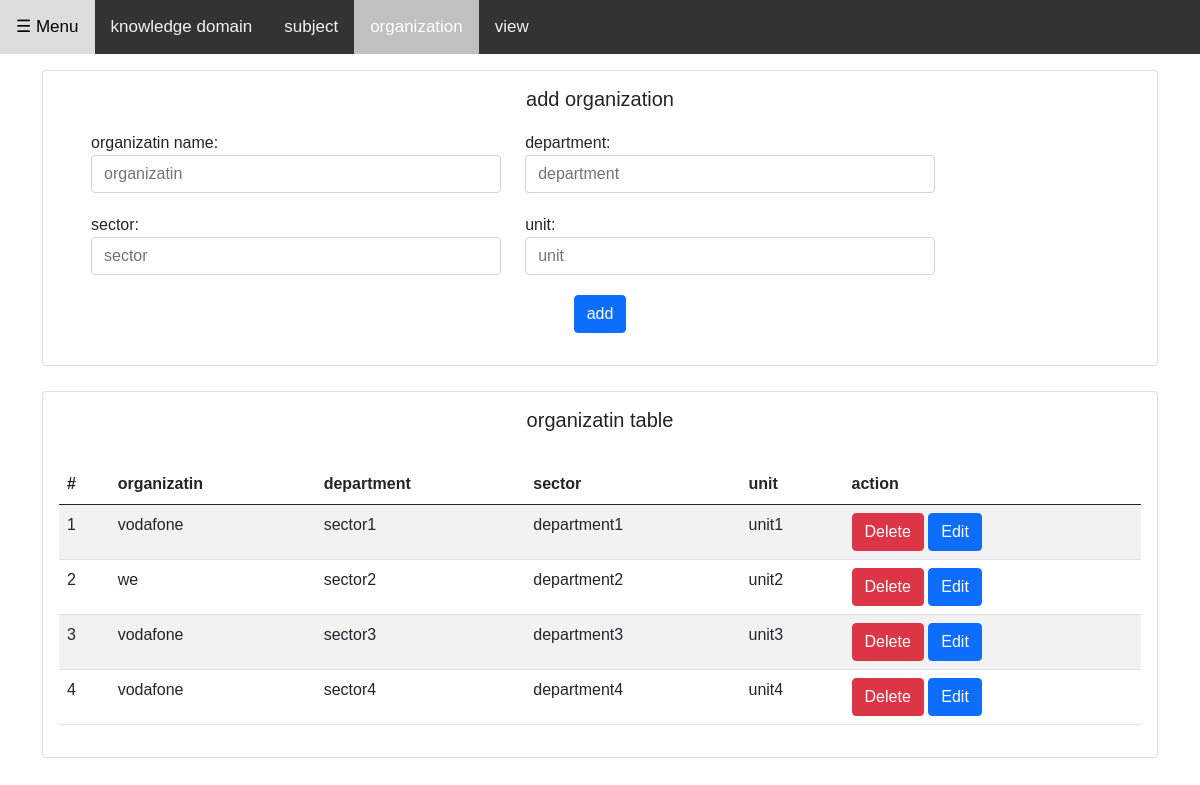
/organization, run on the app's committed database.
### tables this page shows
CREATE TABLE organization  (id INTEGER PRIMARY KEY AUTOINCREMENT, organizationName TEXT NOT NULL, sector TEXT NOT NULL, department TEXT NOT NULL, unit TEXT NOT NULL);

### app.py (the view, shortened to what this page needs)
@app.route('/organization',methods=["POST","GET"])
def organization():
    if request.method == 'GET':
        con = sqlite3.connect("data_store.db")
        cur = con.cursor()
        con.execute("create table if not exists organization  (id INTEGER PRIMARY KEY AUTOINCREMENT, organizationName TEXT NOT NULL, sector TEXT NOT NULL, department TEXT NOT NULL, unit TEXT NOT NULL)")
        org = cur.execute("select  *  from organization  ;").fetchall()
        return render_template("organization.html" , org=org  )

### templates/organization.html (shortened to what this page needs)
<!DOCTYPE html>
<html>
<head>
<link rel="stylesheet" href="{{ url_for('static', filename='css/bootstrap.css') }}">
</head>
<body>
  <div class="topnav">
    <a class="openbtn" onclick="openNav()">☰ Menu</a>
    <a  href="/setting">knowledge domain</a>
    <a   href="/subject">subject</a>
    <a class="active" href="/organization">organization</a>
    <a  href="/view">view</a>
  </div>
<div id="main">
  <div class="container">
    <div class="card" >
      <div class="card-body">
        <center> <h5 class="card-title"> add organization </h5> </center>
        <form action="/organization" method="POST">
          <div class="row top-buffer">
            <div class="col-sm-5">
              <label for="organizatin">organizatin name:</label>
              <input id="organizatin" name ="organizatin" placeholder="organizatin"   type="text" class="form-control" aria-label="Default select example"  required>
            </div>
            <div class="col-sm-5">
                <label for="department">department:</label>
                <input id="department" name ="department" placeholder="department"   type="text" class="form-control" aria-label="Default select example"  required>
            </div>
          </div>
          <div class="row top-buffer">
            <div class="col-sm-5">
                <label for="sector">sector:</label>
                <input id="sector" name ="sector" placeholder="sector"   type="text" class="form-control" aria-label="Default select example"  required>
            </div>
            <div class="col-sm-5" >
              <label for="unit">unit:</label>
              <input id="unit" name ="unit" placeholder="unit"   type="text" class="form-control" aria-label="Default select example"  required>
            </div>
          </div>
          <center><button class="btn btn-primary mb-3"  type="submit">add</button></center>
        </div>
      </div>
      <div style="padding-top:25px;">
      <div class="card"  >
        <div class="card-body">
          <center><h5 class="card-title">organizatin table</h5><br> </center>
                <table class="table table-striped">
                    <thead>
                    <tr>
                        <th>#</th>
                        <th>organizatin</th>
                        <th>department</th>
                        <th>sector</th>
                        <th>unit</th>
                        <th>action</th>
                    </tr>
                    </thead>
                    <tbody>
                    <tr>
                        {%if not  org %}
                        <td>0</td>
                        <td>none</td>
                        <td>none</td>
                        <td>none</td>
                        <td>none</td>
                        {% elif org %}
                        {% for o  in org  %}
                        <td>{{loop.index}}</td>
                        <td>{{ o[1] }}</td>
                        <td>{{ o[2] }} </td>
                        <td>{{ o[3]  }}</td>
                        <td>{{ o[4] }}</td>
                        <td>
                            <a  class="btn btn-danger"  href="/organization/delete/{{o[0]}}"  >Delete</a>
                            <a  class="btn btn-primary" href="/organization/edit/{{o[0]}}"  >Edit</a>
                        </td>
                    </tr>
                    {% endfor %}
                        {% endif %}
                    </tbody>
                </table>
        </div>
      </div>
    </div>
  </div>
</div>
</body>
</html>

### templates/organization.html (style rules this page uses)
body { font-family: "Lato", sans-serif; }
.openbtn { font-size: 20px; cursor: pointer; background-color: #111; color: white; padding: 10px 15px; border: none; }
#main { transition: margin-left .5s; padding: 16px; }
body { margin: 0; font-family: Arial, Helvetica, sans-serif; }
.topnav { overflow: hidden; background-color: #333; }
.topnav a { float: left; color: #f2f2f2; text-align: center; padding: 14px 16px; text-decoration: none; font-size: 17px; }
.topnav a.active { background-color: #c0c0c0; color: white; }
label { font-family: sans-serif; font-size: 1rem; padding-right: 10px; }
.top-buffer { margin:20px; }

### data on the page
organization: organizationName "vodafone", sector "sector1", department "department1", unit "unit1"
organization: organizationName "we", sector "sector2", department "department2", unit "unit2"
organization: organizationName "vodafone", sector "sector3", department "department3", unit "unit3"
organization: organizationName "vodafone", sector "sector4", department "department4", unit "unit4"
